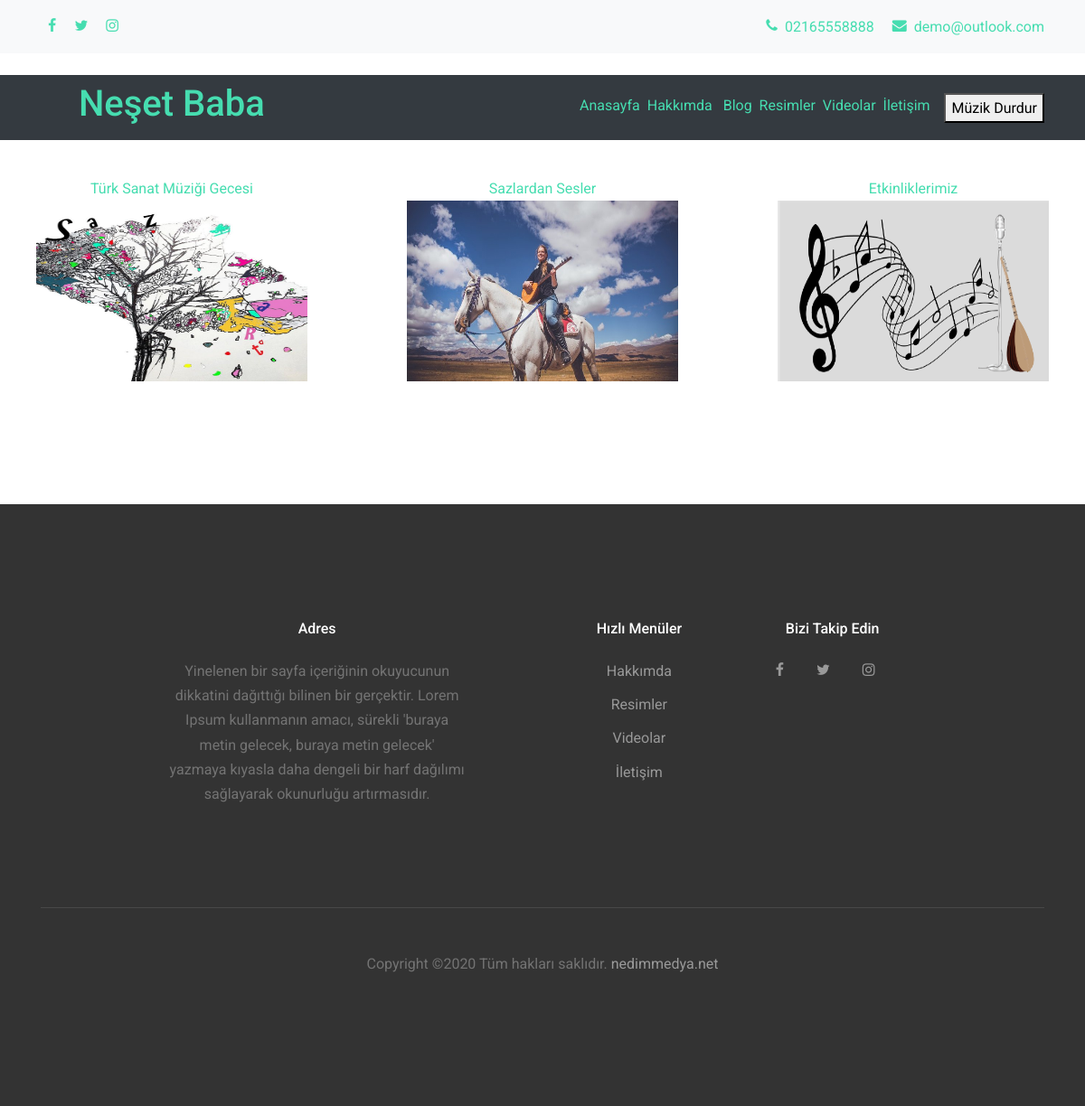
Screenshot of /index.php/album with the database file from the repository.
### tables this page shows
CREATE TABLE IF NOT EXISTS `ayarlar` (
  `id` int(11) NOT NULL AUTO_INCREMENT,
  `title` varchar(255) NOT NULL,
  `meta` varchar(255) NOT NULL,
  `description` varchar(255) NOT NULL,
  `logo` varchar(255) NOT NULL,
  `telefon` varchar(255) NOT NULL,
  `fax` varchar(255) NOT NULL,
  `email` varchar(255) NOT NULL,
  `adres` varchar(255) NOT NULL,
  `maps` varchar(255) NOT NULL,
  `face` varchar(255) NOT NULL,
  `twitter` varchar(255) NOT NULL,
  `google` varchar(255) NOT NULL,
  `instagram` varchar(255) NOT NULL,
  `youtube` varchar(255) NOT NULL,
  PRIMARY KEY (`id`)
);

CREATE TABLE IF NOT EXISTS `anasayfa_ayarlari` (
  `id` int(11) NOT NULL,
  `title` varchar(255) DEFAULT NULL,
  `title_aciklama` varchar(1000) DEFAULT NULL,
  `resim` varchar(255) DEFAULT NULL,
  PRIMARY KEY (`id`)
);

CREATE TABLE IF NOT EXISTS `menu` (
  `id` int(11) NOT NULL AUTO_INCREMENT,
  `menu_adi` varchar(50) DEFAULT NULL,
  `menu_durum` varchar(50) DEFAULT NULL,
  PRIMARY KEY (`id`)
);

CREATE TABLE IF NOT EXISTS `resim` (
  `id` int(11) NOT NULL AUTO_INCREMENT,
  `resim_adi` varchar(255) DEFAULT NULL,
  `album_id` int(255) DEFAULT NULL,
  PRIMARY KEY (`id`)
);

CREATE TABLE IF NOT EXISTS `album` (
  `id` int(11) NOT NULL AUTO_INCREMENT,
  `adi` varchar(255) DEFAULT NULL,
  PRIMARY KEY (`id`)
);

### application/controllers/Album.php (called while the page is built, shortened)
<?php
class Album extends CI_Controller {
	 public function __construct()
        {
               $this->load->helper('url');
               $this->load->model('Database_Model');
        }
	public function index()
	{
		$query=$this->db->query("SELECT * FROM ayarlar");
		$data["veri"]=$query->result();
		$query=$this->db->query("SELECT * FROM menu where menu_durum='Aktif'");
		$data["menu"]=$query->result();
$query=$this->db->query("SELECT * FROM album inner join resim on resim.album_id=album.id group by album.id ");
		$data["resim"]=$query->result();
	$query=$this->db->query("SELECT * FROM album");
		$data["album"]=$query->result();
         $data["menuac"]="album";
        $query=$this->db->query("SELECT * FROM anasayfa_ayarlari");
		$data["ana"]=$query->result();
		$query=$this->db->query("SELECT * FROM menu where id=4");
		$data["menu_ad"]=$query->result();
		$data["sayfa"]=$query->result();
		$data["sayfa"]="Resim | ";
$query=$this->db->query("SELECT *from album inner JOIN resim on album.id=resim.album_id
group by album.adi ");
		$data["resimcek"]=$query->result();
	  $this->load->view('_header',$data);
		$this->load->view('galeri',$data);
		$this->load->view('_footer',$data);
	}
}

### index.php (called while the page is built, shortened)
<?php
require_once BASEPATH.'core/CodeIgniter.php';

### application/views/galeri.php (the view, shortened to what this page needs)
<head>
 </head>
<br>
<br>
<br>
<div class="row">
    <?php
    foreach ($resim as $rs) {
    ?>
          <div class="col-md-6 col-lg-4 mb-4 mb-lg-4" >
            <div class="h-entry" >
                <center>
                <a href="<?=base_url()?>album/res_getir/<?=$rs->album_id?>"><?=$rs->adi?>
                <br>
                            <img src="<?=base_url()?>uploads/<?=$rs->resim_adi?>" alt=""  style="width: 300px; height: 200px;" ></a>
              </center>
          </div>
        </div>
        <?php
        } ?>
    </div>
        <br>
        <br>
        <br>

### application/views/_header.php (shortened to what this page needs)
<!DOCTYPE html>
<html lang="en">
  <head>
    <link rel="stylesheet" href="<?=base_url()?>assets/fonts/icomoon/style.css">
    <link rel="stylesheet" href="<?=base_url()?>assets/css/bootstrap.min.css">
    <link rel="stylesheet" href="<?=base_url()?>assets/css/jquery-ui.css">
    <link rel="stylesheet" href="<?=base_url()?>assets/css/owl.carousel.min.css">
    <link rel="stylesheet" href="<?=base_url()?>assets/css/owl.theme.default.min.css">
    <link rel="stylesheet" href="<?=base_url()?>assets/css/owl.theme.default.min.css">
    <link rel="stylesheet" href="<?=base_url()?>assets/css/jquery.fancybox.min.css">
    <link rel="stylesheet" href="<?=base_url()?>assets/css/bootstrap-datepicker.css">
    <link rel="stylesheet" href="<?=base_url()?>assets/fonts/flaticon/font/flaticon.css">
    <link rel="stylesheet" href="<?=base_url()?>assets/css/aos.css">
    <link rel="stylesheet" href="<?=base_url()?>assets/css/style.css">
  </head>
  <body data-spy="scroll" data-target=".site-navbar-target" data-offset="300">
  <div class="site-wrap">
    <div class="top-bar py-3 bg-light" id="home-section">
      <div class="container">
        <div class="row">
          <div class="col-3 text-left">
            <ul class="social-media">
              <li><a href="<?=$veri[0]->face?>" class="p-2"><span class="icon-facebook"></span></a></li>
              <li><a href="<?=$veri[0]->twitter?>" class="p-2"><span class="icon-twitter"></span></a></li>
              <li><a href="<?=$veri[0]->instagram?>" class="p-2"><span class="icon-instagram"></span></a></li>
            </ul>
          </div>
          <div class="col-9">
            <p class="mb-0 float-right">
              <span class="mr-3"><a href="tel://#"> <span class="icon-phone mr-2"></span><span class="d-none d-lg-inline-block"><?=$veri[0]->telefon?></span></a></span>
              <span><a href="<?=$veri[0]->email?>"><span class="icon-envelope mr-2"></span><span class="d-none d-lg-inline-block"><?=$veri[0]->email?></span></a></span>
            </p>
          </div>
        </div>
      </div>
    </div>
    <header class="site-navbar py-4 bg-white js-sticky-header site-navbar-target" role="banner">
     <nav class="navbar navbar-expand-lg navbar-dark bg-dark static-top">
  <div class="container">
    <a class="navbar-brand" href="#">
           <h1><a href="<?=base_url()?>home" class="">
            <?=$ana[0]->title?> </a></h1>
        </a>
    <div class="collapse navbar-collapse" id="navbarResponsive">
      <ul class="navbar-nav ml-auto">
         <?php
                            $anasayfa=null;
                            $hakkimda=null;
                            $blog=null;
                            $resimler=null;
                            $videolar=null;
                            $iletisim=null;
                            ?>
                             <?php
                        foreach ($menu as $rs) {
                        if($rs->id==1){
                        ?>
        <li class="nav-item active">
          <a class="<?=$anasayfa?>" href="<?=base_url()?>home"><?=$rs->menu_adi?>&nbsp;&nbsp;
              </a>
        </li>
        <?php
                      }
                        if($rs->id==2){
                        ?>
        <li class="nav-item">
          <a class="<?=$hakkimda?>" href="<?=base_url()?>hakkimda"><?=$rs->menu_adi?> &nbsp;&nbsp;</a>
        </li>
         <?php
                       }
                       if($rs->id==3){
                        ?>
        <li class="nav-item">
          <a class="<?=$blog?>" href="<?=base_url()?>blog"><?=$rs->menu_adi?>&nbsp;&nbsp;</a>
        </li>
         <?php
                       }
                       if($rs->id==4){
                        ?>
        <li class="nav-item">
          <a class="<?=$resimler?>" href="<?=base_url()?>album"><?=$rs->menu_adi?>&nbsp;&nbsp;</a>
        </li>
                         <?php
                       }
                       if($rs->id==5){
                        ?>
        <li class="nav-item">
          <a class="<?=$videolar?>" href="<?=base_url()?>videolar"><?=$rs->menu_adi?>&nbsp;&nbsp;</a>
        </li>
                         <?php
                       }
                       if($rs->id==6){
                        ?>
        <li class="nav-item">
          <a class="<?=$iletisim?>" href="<?=base_url()?>home/iletisim"><?=$rs->menu_adi?>&nbsp;&nbsp;&nbsp;&nbsp;</a>
        </li>
        <?php
}}
?>
<div class="">
<button onclick="pauseAudio()" type="button">Müzik Durdur</button>
</div>
      </ul>
    </div>
  </div>
</nav>
    </header>
<br>
<br>

### application/views/_footer.php (shortened to what this page needs)
<footer class="site-footer">
      <div class="container">
        <div class="row">
              <center>
          <div class="col-md-9">
            <div class="row">
              <div class="col-md-5">
                <h2 class="footer-heading mb-4">Adres</h2>
                <p><?=$veri[0]->adres?></p>
              </div>
              <div class="col-md-3 ml-auto">
                <h2 class="footer-heading mb-4">Hızlı Menüler</h2>
                <ul class="list-unstyled">
                  <li><a href="<?=base_url()?>hakkimda">Hakkımda</a></li>
                  <li><a href="<?=base_url()?>album">Resimler</a></li>
                  <li><a href="<?=base_url()?>videolar">Videolar</a></li>
                  <li><a href="<?=base_url()?>home/iletisim">İletişim</a></li>
                </ul>
              </div>
              <div class="col-md-3">
                <h2 class="footer-heading mb-4">Bizi Takip Edin</h2>
                <a href="<?=$veri[0]->face?>" class="pl-0 pr-3"><span class="icon-facebook"></span></a>
                <a href="<?=$veri[0]->twitter?>" class="pl-3 pr-3"><span class="icon-twitter"></span></a>
                <a href="<?=$veri[0]->instagram?>" class="pl-3 pr-3"><span class="icon-instagram"></span></a>
              </div>
            </div>
          </div>
           </center>
        </div>
        <div class="row pt-5 mt-5 text-center">
          <div class="col-md-12">
            <div class="border-top pt-5">
            <p>
        Copyright &copy;<script>document.write(new Date().getFullYear());</script> Tüm hakları saklıdır. <a href="https://nedimmedya.net/" target="_blank" >nedimmedya.net</a>
      </p>
            </div>
          </div>
        </div>
      </div>
    </footer>
  </div>
  </body>
</html>

### assets/css/style.css (style rules this page uses)
body { line-height: 1.7; color: gray; font-weight: 400; font-size: 1rem; }
a { -webkit-transition: .3s all ease; -o-transition: .3s all ease; transition: .3s all ease; }
h1, h2, h3, h4, h5, .h1, .h2, .h3, .h4, .h5 { font-family: "Roboto", -apple-system, BlinkMacSystemFont, "Segoe UI", Roboto, "Helvetica Neue", Arial, sans-serif, "Apple Color Emoji", "Segoe UI Emoji", "Segoe UI Symbol", "Noto Color Emoji"; }
.site-wrap:before { display: none; -webkit-transition: .3s all ease-in-out; -o-transition: .3s all ease-in-out; transition: .3s all ease-in-out; background: rgba(0, 0, 0, 0.6); content: ""; position: absolute; z-index: 2000; top: 0; left: 0; right: 0; bottom: 0; opacity: 0; visibility: hidden; }
.border-top { border-top: 1px solid #edf0f5 !important; }
.site-footer { padding: 4em 0; background: #333333; }
@media (min-width: 768px) { .site-footer { padding: 8em 0; } }
.site-footer .border-top { border-top: 1px solid rgba(255, 255, 255, 0.1) !important; }
.site-footer p { color: #737373; }
.site-footer h2, .site-footer h3, .site-footer h4, .site-footer h5 { color: #fff; }
.site-footer a { color: #999999; }
.site-footer ul li { margin-bottom: 10px; }
.site-footer .footer-heading { font-size: 16px; color: #fff; }
.site-navbar { margin-bottom: 0px; z-index: 1999; position: relative; width: 100%; background: #fff; }
.sticky-wrapper .site-navbar { -webkit-transition: .3s all ease; -o-transition: .3s all ease; transition: .3s all ease; }
.bg-light { background: #ccc; }
.h-entry img { margin-bottom: 30px; }
.social-media { display: inline-block; float: left; margin-bottom: 0px; padding: 0; }
.social-media li { display: inline-block; }

### rows the page displays
ayarlar: telefon "02165558888", email "demo@outlook.com", adres "Yinelenen bir sayfa içeriğinin okuyucunun dikkatini dağıttığı bilinen bir gerçektir. Lorem Ipsum kullanmanın amacı, sürekli 'buraya metin gelecek, buraya metin gelecek' yazmaya kıyasla daha dengeli bir harf dağılımı sağlayarak okunurluğu artırmasıdır."
anasayfa_ayarlari: title "Neşet Baba"
menu: menu_adi "Anasayfa"
menu: menu_adi "Hakkımda"
menu: menu_adi "Blog"
menu: menu_adi "Resimler"
menu: menu_adi "Videolar"
menu: menu_adi "İletişim"
resim: album.adi "Türk Sanat Müziği Gecesi", resim_adi (picture)
resim: album.adi "Sazlardan Sesler", resim_adi (picture)
resim: album.adi "Etkinliklerimiz", resim_adi (picture)
